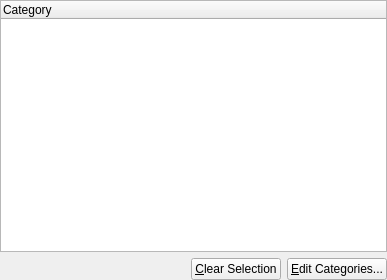
<ui version="4.0" >
 <class>CategorySelectDialog_base</class>
 <widget class="QWidget" name="CategorySelectDialog_base" >
  <property name="geometry" >
   <rect>
    <x>0</x>
    <y>0</y>
    <width>387</width>
    <height>280</height>
   </rect>
  </property>
  <property name="windowTitle" >
   <string>Select Categories</string>
  </property>
  <layout class="QVBoxLayout" >
   <property name="margin" >
    <number>0</number>
   </property>
   <property name="spacing" >
    <number>6</number>
   </property>
   <item>
    <widget class="IncidenceEditorNG::AutoCheckTreeWidget" name="mCategories" >
     <property name="columnCount" >
      <number>1</number>
     </property>
     <column>
      <property name="text" >
       <string>Category</string>
      </property>
     </column>
    </widget>
   </item>
   <item>
    <layout class="QHBoxLayout" >
     <property name="margin" >
      <number>0</number>
     </property>
     <property name="spacing" >
      <number>6</number>
     </property>
     <item>
       <spacer>
         <property name="orientation" >
           <enum>Qt::Horizontal</enum>
         </property>
         <property name="sizeType" >
           <enum>QSizePolicy::Expanding</enum>
         </property>
         <property name="sizeHint" >
           <size>
             <width>20</width>
             <height>20</height>
           </size>
         </property>
       </spacer>
     </item>
     <item>
      <widget class="KPushButton" name="mButtonClear" >
       <property name="text" >
        <string>&amp;Clear Selection</string>
       </property>
      </widget>
     </item>
     <item>
      <widget class="KPushButton" name="mButtonEdit" >
       <property name="text" >
        <string>&amp;Edit Categories...</string>
       </property>
      </widget>
     </item>
    </layout>
   </item>
  </layout>
 </widget>
 <customwidgets>
  <customwidget>
   <class>IncidenceEditorNG::AutoCheckTreeWidget</class>
   <extends>QTreeWidget</extends>
   <header>autochecktreewidget.h</header>
   <container>0</container>
   <pixmap></pixmap>
  </customwidget>
  <customwidget>
    <class>KPushButton</class>
    <extends>QPushButton</extends>
    <header>KPushButton</header>
    <container>0</container>
    <pixmap></pixmap>
  </customwidget>
 </customwidgets>
 <tabstops>
  <tabstop>mCategories</tabstop>
  <tabstop>mButtonClear</tabstop>
  <tabstop>mButtonEdit</tabstop>
 </tabstops>
 <resources/>
 <connections/>
</ui>
